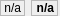
<?xml version="1.0" encoding="UTF-8"?>
<ui version="4.0">
 <class>DualLabel</class>
 <widget class="QWidget" name="DualLabel">
  <property name="geometry">
   <rect>
    <x>0</x>
    <y>0</y>
    <width>60</width>
    <height>16</height>
   </rect>
  </property>
  <property name="sizePolicy">
   <sizepolicy hsizetype="Preferred" vsizetype="Fixed">
    <horstretch>0</horstretch>
    <verstretch>0</verstretch>
   </sizepolicy>
  </property>
  <property name="windowTitle">
   <string>Form</string>
  </property>
  <layout class="QHBoxLayout" name="dualLabelLayout" stretch="0,0">
   <property name="leftMargin">
    <number>0</number>
   </property>
   <property name="topMargin">
    <number>0</number>
   </property>
   <property name="rightMargin">
    <number>0</number>
   </property>
   <property name="bottomMargin">
    <number>0</number>
   </property>
   <item>
    <widget class="QLabel" name="labelCurrent">
     <property name="sizePolicy">
      <sizepolicy hsizetype="Fixed" vsizetype="Preferred">
       <horstretch>0</horstretch>
       <verstretch>0</verstretch>
      </sizepolicy>
     </property>
     <property name="frameShape">
      <enum>QFrame::StyledPanel</enum>
     </property>
     <property name="frameShadow">
      <enum>QFrame::Sunken</enum>
     </property>
     <property name="text">
      <string>n/a</string>
     </property>
     <property name="alignment">
      <set>Qt::AlignRight|Qt::AlignTrailing|Qt::AlignVCenter</set>
     </property>
    </widget>
   </item>
   <item>
    <widget class="QLabel" name="labelMaximum">
     <property name="sizePolicy">
      <sizepolicy hsizetype="Fixed" vsizetype="Preferred">
       <horstretch>0</horstretch>
       <verstretch>0</verstretch>
      </sizepolicy>
     </property>
     <property name="font">
      <font>
       <bold>true</bold>
      </font>
     </property>
     <property name="frameShape">
      <enum>QFrame::StyledPanel</enum>
     </property>
     <property name="frameShadow">
      <enum>QFrame::Sunken</enum>
     </property>
     <property name="text">
      <string>n/a</string>
     </property>
     <property name="alignment">
      <set>Qt::AlignRight|Qt::AlignTrailing|Qt::AlignVCenter</set>
     </property>
    </widget>
   </item>
  </layout>
 </widget>
 <resources/>
 <connections/>
</ui>
